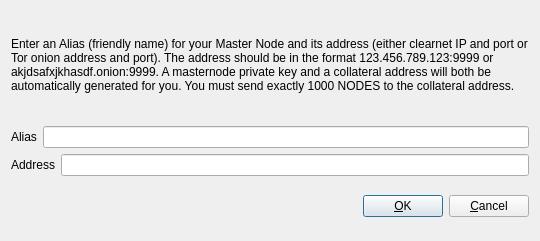
<?xml version="1.0" encoding="UTF-8"?>
<ui version="4.0">
 <class>AddEditAdrenalineNode</class>
 <widget class="QDialog" name="AddEditAdrenalineNode">
  <property name="geometry">
   <rect>
    <x>0</x>
    <y>0</y>
    <width>540</width>
    <height>241</height>
   </rect>
  </property>
  <property name="windowTitle">
   <string>Add/Edit Nodes Node</string>
  </property>
  <property name="modal">
   <bool>true</bool>
  </property>
  <layout class="QVBoxLayout" name="verticalLayout">
   <item>
    <layout class="QVBoxLayout" name="verticalLayout_2">
     <property name="topMargin">
      <number>0</number>
     </property>
     <property name="bottomMargin">
      <number>0</number>
     </property>
     <item>
      <widget class="QLabel" name="label_3">
       <property name="sizePolicy">
        <sizepolicy hsizetype="Preferred" vsizetype="Expanding">
         <horstretch>0</horstretch>
         <verstretch>0</verstretch>
        </sizepolicy>
       </property>
       <property name="text">
        <string>&lt;html&gt;&lt;head/&gt;&lt;body&gt;&lt;p&gt;Enter an Alias (friendly name) for your Master Node and its address (either clearnet IP and port or Tor onion address and port).  The address should be in the format 123.456.789.123:9999 or akjdsafxjkhasdf.onion:9999.  A masternode private key and a collateral address will both be automatically generated for you.  You must send exactly 1000 NODES to the collateral address.&lt;/p&gt;&lt;/body&gt;&lt;/html&gt;</string>
       </property>
       <property name="wordWrap">
        <bool>true</bool>
       </property>
      </widget>
     </item>
     <item>
      <layout class="QHBoxLayout" name="horizontalLayout">
       <property name="bottomMargin">
        <number>0</number>
       </property>
       <item>
        <widget class="QLabel" name="label">
         <property name="text">
          <string>Alias</string>
         </property>
        </widget>
       </item>
       <item>
        <widget class="QLineEdit" name="aliasLineEdit"/>
       </item>
      </layout>
     </item>
     <item>
      <layout class="QHBoxLayout" name="horizontalLayout_2">
       <property name="bottomMargin">
        <number>0</number>
       </property>
       <item>
        <widget class="QLabel" name="label_2">
         <property name="text">
          <string>Address</string>
         </property>
        </widget>
       </item>
       <item>
        <widget class="QLineEdit" name="addressLineEdit"/>
       </item>
      </layout>
     </item>
     <item>
      <layout class="QHBoxLayout" name="horizontalLayout_3">
       <property name="bottomMargin">
        <number>0</number>
       </property>
      </layout>
     </item>
    </layout>
   </item>
   <item>
    <layout class="QHBoxLayout" name="horizontalLayout_Buttons">
     <item>
      <spacer name="horizontalSpacer_1">
       <property name="orientation">
        <enum>Qt::Horizontal</enum>
       </property>
       <property name="sizeHint" stdset="0">
        <size>
         <width>40</width>
         <height>48</height>
        </size>
       </property>
      </spacer>
     </item>
     <item>
      <widget class="QLabel" name="statusLabel">
       <property name="font">
        <font>
         <weight>75</weight>
         <bold>true</bold>
        </font>
       </property>
       <property name="text">
        <string/>
       </property>
       <property name="textFormat">
        <enum>Qt::PlainText</enum>
       </property>
       <property name="wordWrap">
        <bool>true</bool>
       </property>
      </widget>
     </item>
     <item>
      <spacer name="horizontalSpacer_2">
       <property name="orientation">
        <enum>Qt::Horizontal</enum>
       </property>
       <property name="sizeHint" stdset="0">
        <size>
         <width>40</width>
         <height>48</height>
        </size>
       </property>
      </spacer>
     </item>
     <item>
      <widget class="QPushButton" name="okButton">
       <property name="text">
        <string>&amp;OK</string>
       </property>
      </widget>
     </item>
     <item>
      <widget class="QPushButton" name="cancelButton">
       <property name="text">
        <string>&amp;Cancel</string>
       </property>
       <property name="autoDefault">
        <bool>false</bool>
       </property>
      </widget>
     </item>
    </layout>
   </item>
  </layout>
 </widget>
 <resources/>
 <connections/>
</ui>
